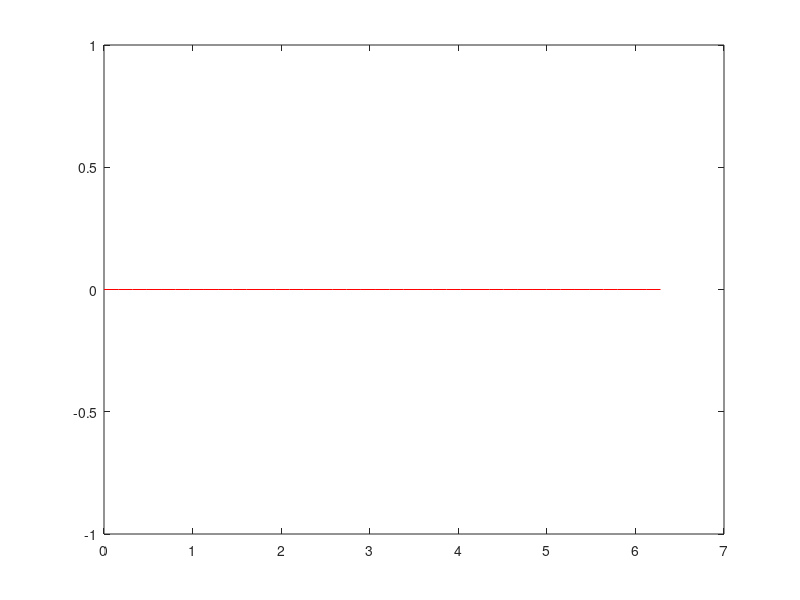

This chart was generated by the following MATLAB code: (Note: this script raises an error after producing the figure.)
% Course: CFD Lab
% TU Muenchen, Summer term 2020
%
% This is the Matlab script for the unsteady 1D convection equation
%
% You must fill in the missing parts by yourself!
% Missing parts are marked by ???
%
% Author: Tianshi Sun, tianshi.sun@tum.de
% 
%
%--------------------------------------------------------------------------
%
% time integration of
%
%   d phi            d phi
%  ------- =  -U0 * -------
%    dt               dx
%
% 0 <= x <= 2pi
%
% periodic boundary condition
% phi(0) = phi(2pi)
%
% initial condition
% t = 0  ==>  phi = sin(x)
%
% Central difference scheme (CDS) for spatial discretization
% Implicit Euler scheme for time advancement
%
%--------------------------------------------------------------------------
%
% Clear all variables and plots.
format long;
clear;
hold off;

% Set convection velocity
U0 = 1.0;

% Discrete spacing in space
xend   = 2.0 * pi;
points = 40; 
dx     = xend / ( points - 1 );
% Grid with x locations:
x = 0.0 : dx : xend;

% Discrete spacing in time
% tstep = number of discrete timesteps
tsteps = 1000;
dt     = 0.1;
tend   = dt * tsteps;

% Initialise coefficient matrix A, constant vector b
% and solution vector phi
A   = zeros(points,points);
b   = zeros(points,1);
phi = zeros(points,1);

% Initialise the solution (initial condition)
% Loop over grid points in space:
for j = 1 : points
   % phi(j) = some function of x(j) ???;
end

% Check initial field:
plot(x, phi, 'r');
hold on;
pause(3);

% Compute coefficients of matrix A
% a_w = ???
% a_p = ???
% a_e = ???

% Implicit Euler:
%----------------
%
% Loop over timesteps:
for i = 1 : tsteps

  % Periodic boundary conditions at x=0:
  % A(???,???) = ???
  % A(???,???) = ???
  % A(???,???) = ???
  % b(???) = ???

  % Loop over grid points in space:
  for j = 2 : points - 1

    % A(???,???) = ???
    % A(???,???) = ???
    % A(???,???) = ???
    % b(???) = ???

  end

  % Periodic boundary conditions at x=2*pi:
  % A(???,???) = ???
  % A(???,???) = ???
  % A(???,???) = ???
  % b(???) = ???

  % Solve the linear system of equations
  phi = A\b;

  % Analytical solution
  for j = 1 : points
    % phi_a(j) = some function of x(j) & t(i) ???
    % hint: t(i) = i * dt
  end

  % Plot transported wave for each timestep
  plot(x, phi, 'r', x, phi_a, 'g');
  hold off;
  pause(0.003);

end

